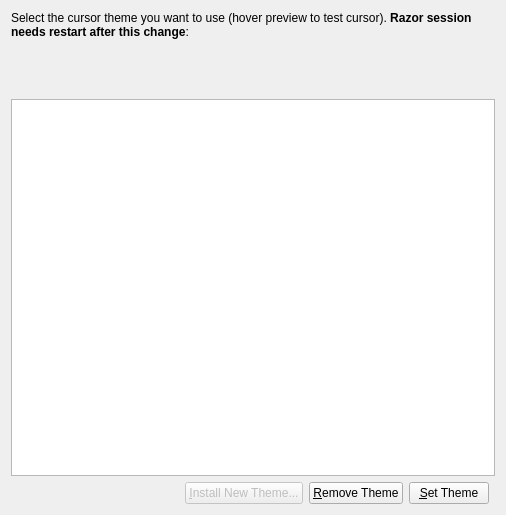
<?xml version="1.0" encoding="UTF-8"?>
<ui version="4.0">
 <class>SelectWnd</class>
 <widget class="QWidget" name="SelectWnd">
  <property name="geometry">
   <rect>
    <x>0</x>
    <y>0</y>
    <width>506</width>
    <height>515</height>
   </rect>
  </property>
  <property name="windowTitle">
   <string>Razor Mouse Theme Configuration</string>
  </property>
  <layout class="QGridLayout">
   <item row="3" column="0">
    <spacer>
     <property name="orientation">
      <enum>Qt::Horizontal</enum>
     </property>
     <property name="sizeHint" stdset="0">
      <size>
       <width>174</width>
       <height>20</height>
      </size>
     </property>
    </spacer>
   </item>
   <item row="2" column="0" colspan="5">
    <widget class="QListView" name="lbThemes">
     <property name="editTriggers">
      <set>QAbstractItemView::NoEditTriggers</set>
     </property>
     <property name="showDropIndicator" stdset="0">
      <bool>false</bool>
     </property>
     <property name="alternatingRowColors">
      <bool>true</bool>
     </property>
     <property name="verticalScrollMode">
      <enum>QAbstractItemView::ScrollPerPixel</enum>
     </property>
    </widget>
   </item>
   <item row="0" column="0" colspan="5">
    <widget class="QLabel" name="label">
     <property name="text">
      <string>Select the cursor theme you want to use (hover preview to test cursor). &lt;b&gt;Razor session needs restart after this change&lt;/b&gt;:</string>
     </property>
     <property name="wordWrap">
      <bool>true</bool>
     </property>
    </widget>
   </item>
   <item row="1" column="0" colspan="5">
    <widget class="PreviewWidget" name="preview" native="true">
     <property name="sizePolicy">
      <sizepolicy hsizetype="Preferred" vsizetype="Preferred">
       <horstretch>0</horstretch>
       <verstretch>0</verstretch>
      </sizepolicy>
     </property>
     <property name="minimumSize">
      <size>
       <width>0</width>
       <height>48</height>
      </size>
     </property>
    </widget>
   </item>
   <item row="3" column="1">
    <widget class="QPushButton" name="btInstall">
     <property name="enabled">
      <bool>false</bool>
     </property>
     <property name="text">
      <string>&amp;Install New Theme...</string>
     </property>
    </widget>
   </item>
   <item row="3" column="3">
    <widget class="QPushButton" name="btSet">
     <property name="text">
      <string>&amp;Set Theme</string>
     </property>
    </widget>
   </item>
   <item row="3" column="2">
    <widget class="QPushButton" name="btRemove">
     <property name="text">
      <string>&amp;Remove Theme</string>
     </property>
    </widget>
   </item>
  </layout>
 </widget>
 <customwidgets>
  <customwidget>
   <class>PreviewWidget</class>
   <extends>QWidget</extends>
   <header>previewwidget.h</header>
  </customwidget>
 </customwidgets>
 <tabstops>
  <tabstop>lbThemes</tabstop>
  <tabstop>btInstall</tabstop>
  <tabstop>btRemove</tabstop>
  <tabstop>btSet</tabstop>
 </tabstops>
 <resources/>
 <connections/>
</ui>
